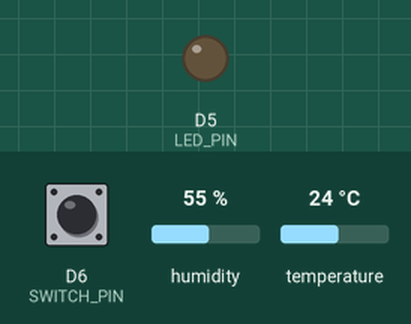
Recording of a sketch running on a simulated ESP8266 (NodeMCU). Shown: output pins drawn as LEDs (lit = HIGH). Inputs (shaded band) come from the test bench; at power-on: D6 (SWITCH_PIN) HIGH, humidity 55 %, temperature 24 °C. WiFi joins after 1.5 s; servers stay silent unless stated; network time is answered at once with the bench clock; the local clock reads 2024-03-15 10:24:30 at power-on unless the sketch sets it; not simulated (calls return 0 or success): secrets.h; what the sketch prints to the serial monitor is not drawn.

Above: at 3.2 s.
3.3 s: D6 (SWITCH_PIN) pulled LOW for 0.3 s
At 4.0 s:
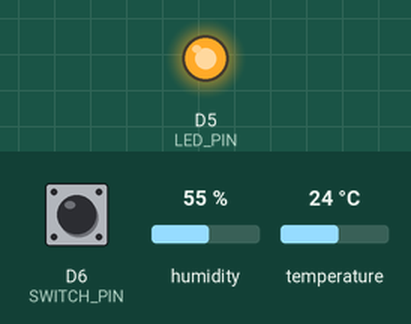
5.1 s: D6 (SWITCH_PIN) pulled LOW for 1 s
At 6.3 s:
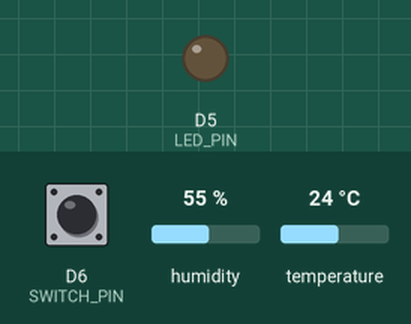
7.6 s: D6 (SWITCH_PIN) pulled LOW for 3.2 s
At 9.1 s:
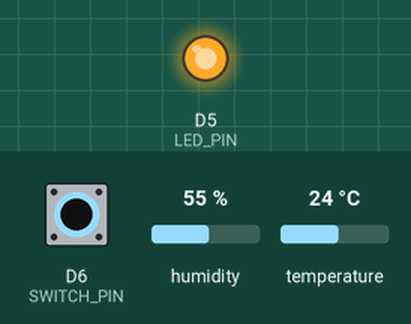
Timing chart, 0 to 10.6 s (numbered marks = the images above; inputs shaded):
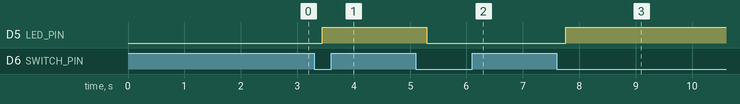

Measured:
- after the input at 3.3 s, D5 (LED_PIN): LOW → HIGH after 0.14 s
- after the input at 5.1 s, D5 (LED_PIN): HIGH → LOW after 0.20 s
- after the input at 7.6 s, D5 (LED_PIN): LOW → HIGH after 0.16 s

The sketch:

DHTWiFi3.ino
```cpp
#include <ESP8266WiFi.h>
#include <DHT.h>
#include <NTPClient.h>
#include <WiFiUdp.h>

#include "secrets.h"

// กำหนดค่าของเซ็นเซอร์ DHT22
#define DHTPIN D4     // DHT22 pin
#define DHTTYPE DHT22 // DHT type

#define LED_PIN D5
#define SWITCH_PIN D6
bool ledState = LOW;  // Turn off LED
bool lastSwitchState = HIGH;  // สถานะเริ่มต้นของ Switch (ไม่กด)

WiFiUDP ntpUDP;
NTPClient timeClient(ntpUDP, "pool.ntp.org", 7 * 3600, 60000); // GMT+7, อัปเดตทุก 60 วินาที (60000 ms)

DHT dht(DHTPIN, DHTTYPE);

// Home Assistant API
const char* api_url_led_state = "http://192.168.1.121:8123/api/states/switch.dht22_led"; // URL API ของ Home Assistant สำหรับ LED
const char* api_url_temperature = "http://192.168.1.121:8123/api/states/sensor.dht22_temperature"; // URL API ของ Home Assistant สำหรับอุณหภูมิ
const char* api_url_humidity = "http://192.168.1.121:8123/api/states/sensor.dht22_humidity"; // URL API ของ Home Assistant สำหรับความชื้น

const char* host = "192.168.1.121";
const int port = 8123;

WiFiServer server(80); // สร้างเซิร์ฟเวอร์ HTTP ที่พอร์ต 80

void setup() {
  Serial.begin(115200);
  dht.begin(); // เริ่มเซ็นเซอร์ DHT22
  WiFi.setSleep(false); // ปิด Sleep เพื่อให้พร้อมเชื่อมต่อ
  WiFi.setAutoReconnect(true);

  connectWiFi(); // ฟังก์ชันเชื่อมต่อ WiFi

  server.begin(); // เริ่มเซิร์ฟเวอร์

  // ตั้งค่า LED_PIN เป็น Output
  pinMode(LED_PIN, OUTPUT);
  digitalWrite(LED_PIN, ledState);  // ตั้งค่า LED ปิดเริ่มต้น

  // ตั้งค่า SWITCH_PIN เป็น Input
  pinMode(SWITCH_PIN, INPUT_PULLUP); // ใช้ Pull-up Resistor สำหรับ Switch

    // เริ่มต้นใช้งาน NTPClient
    timeClient.begin();
    timeClient.setTimeOffset(7 * 3600); // ปรับเวลาสำหรับ GMT+7
        timeClient.update(); // อัปเดตเวลาจาก NTP Server
  Serial.print("Current time: ");
  Serial.println(timeClient.getFormattedTime());
}

unsigned long previousMillis = 0;  // ตัวแปรเก็บเวลา
const long interval = 2000;  // ตั้งเวลาที่ต้องการให้ห่างกัน (2 วินาที)

void loop() {
    // เช็คสถานะของ Switch
  bool currentSwitchState = digitalRead(SWITCH_PIN);
  if (currentSwitchState == LOW && lastSwitchState == HIGH) { // ตรวจจับการเปลี่ยนสถานะของสวิตช์
    toggleLED();  // ทำการ toggle LED
    delay(250);  // หน่วงเวลาเล็กน้อยเพื่อหลีกเลี่ยงการสั่นของสวิตช์
  }
  lastSwitchState = currentSwitchState; // อัปเดตสถานะล่าสุดของสวิตช์

  sendLEDStateToHomeAssistant(ledState);

  unsigned long currentMillis = millis();  // เวลาในปัจจุบัน

  // เช็คว่าเวลาผ่านไปครบ 2 วินาทีหรือยัง
  if (currentMillis - previousMillis >= interval) {
    // หากผ่านไป 2 วินาทีแล้วให้ทำการอ่านค่าจากเซ็นเซอร์
    previousMillis = currentMillis;  // อัปเดตเวลา

    // อ่านค่าจาก DHT22
    float h = dht.readHumidity();
    float t = dht.readTemperature();

    // ตรวจสอบว่าค่าที่อ่านได้ถูกต้องหรือไม่
    if (!isnan(h) && !isnan(t)) {
      sendDataToHomeAssistant(t, h); // ส่งข้อมูลไปยัง Home Assistant
    } else {
      Serial.println("Failed to read from DHT sensor!");
    }
  }

  // เช็คว่า WiFi เชื่อมต่ออยู่หรือไม่
  if (WiFi.status() != WL_CONNECTED) {
    Serial.println("Lost WiFi connection. Reconnecting...");
    connectWiFi();
  }

  WiFiClient client = server.available(); // ตรวจสอบว่ามี client เชื่อมต่อหรือไม่
  ESP.wdtFeed();

  if (client) {
    String currentLine = ""; // เก็บข้อมูลที่อ่านจาก client
    while (client.connected()) {
      if (client.available()) {
        char c = client.read(); // อ่านข้อมูลจาก client
        Serial.write(c);
        if (c == '\n') { // ถ้าพบบรรทัดใหม่
          if (currentLine.length() == 0) {
            // ส่ง HTTP header
            client.println("HTTP/1.1 200 OK");
            client.println("Content-type:text/html");
            client.println();

            // แสดงผลลัพธ์บนหน้าเว็บ
            client.println("<html><body><h2>DHT22 Sensor</h2>");
            client.print("<p>Temperature: ");
            client.print(dht.readTemperature());
            client.println(" &deg;C</p>");
            client.print("<p>Humidity: ");
            client.print(dht.readHumidity());
            client.println(" %</p>");
            client.println("</body></html>");
            break;
          } else { // ถ้าไม่ใช่บรรทัดใหม่
            currentLine = "";
          }
        } else if (c != '\r') {
          currentLine += c; // เก็บข้อมูล
        }
      }
    }
    client.stop(); // ปิดการเชื่อมต่อ client
    Serial.println("Client disconnected");
    Serial.print("Time: ");
    Serial.println(timeClient.getFormattedTime());
  }
}

// ฟังก์ชันเชื่อมต่อ WiFi
void connectWiFi() {
  Serial.print("Connecting to WiFi...");
  WiFi.begin(ssid, password); // เชื่อมต่อ WiFi

  while (WiFi.status() != WL_CONNECTED) {
    delay(1000);
    Serial.print(".");
  }

  Serial.println();
  Serial.println("Connected to WiFi");
  Serial.print("IP address: ");
  Serial.println(WiFi.localIP()); // แสดง IP ของ ESP8266
}

void sendDataToHomeAssistant(float temperature, float humidity) {
    // ส่งข้อมูลอุณหภูมิไปยัง Home Assistant
    String jsonTemperature = "{\"state\":\"" + String(temperature) + "\", \"attributes\":{\"unit_of_measurement\":\"°C\"}}";
    sendPostRequest(api_url_temperature, jsonTemperature);

    // ส่งข้อมูลความชื้นไปยัง Home Assistant
    String jsonHumidity = "{\"state\":\"" + String(humidity) + "\", \"attributes\":{\"unit_of_measurement\":\"%\"}}";
    sendPostRequest(api_url_humidity, jsonHumidity);
}

void sendLEDStateToHomeAssistant(bool ledState) {
  // ส่งสถานะ LED ไปยัง Home Assistant
  String jsonLED = "{\"state\":\"" + String(ledState ? "on" : "off") + "\"}";
  sendPostRequest(api_url_led_state, jsonLED);
}


void sendPostRequest(const char* api_url, String json) {
    if (WiFi.status() != WL_CONNECTED) {
        Serial.println("WiFi disconnected, reconnecting...");
        connectWiFi();
    }

    WiFiClient client;
    if (client.connect("192.168.1.121", 8123)) { // เชื่อมต่อไปยัง Home Assistant
        client.println("POST " + String(api_url) + " HTTP/1.1");
        client.println("Host: 192.168.1.121");
        client.println("Authorization: Bearer " + String(api_key));
        client.println("Content-Type: application/json");
        client.println("Content-Length: " + String(json.length()));
        client.println();
        client.print(json);
        client.stop();
    } else {
        Serial.println("Connection to Home Assistant failed");
        Serial.print("Failed time: ");
        Serial.println(timeClient.getFormattedTime());
    }
}

//void sendPostRequest(const char* api_url, String json) {
//    if (WiFi.status() != WL_CONNECTED) {
//        Serial.println("WiFi disconnected, reconnecting...");
//        connectWiFi();
//    }
//
//    WiFiClient client;
//    if (!client.connect(host, port)) {
//        Serial.println("Connection to Home Assistant failed");
//        return;
//    }
//
//    client.setTimeout(5000); // ตั้ง timeout 5 วินาที
//    client.println("POST " + String(api_url) + " HTTP/1.1");
//    client.println("Host: " + String(host));
//    client.println("Authorization: Bearer " + String(api_key));
//    client.println("Content-Type: application/json");
//    client.println("Content-Length: " + String(json.length()));
//    client.println();
//    client.print(json);
//
//    // ตรวจสอบการตอบกลับจากเซิร์ฟเวอร์
//    while (client.connected() || client.available()) {
//        String line = client.readStringUntil('\n');
//        if (line == "\r") break; // สิ้นสุด header
//        Serial.println(line);
//    }
//
//    client.stop();
//    Serial.println("Request sent");
//}

// ฟังก์ชัน toggle LED
void toggleLED() {
  ledState = !ledState;  // เปลี่ยนสถานะของ LED
  digitalWrite(LED_PIN, ledState);  // ตั้งค่าสถานะ LED
  Serial.print("LED State: ");
  if (ledState) {
    Serial.println("ON");
  } else {
    Serial.println("OFF");
  }
  Serial.print("Time: ");
  Serial.println(timeClient.getFormattedTime());
}
```
